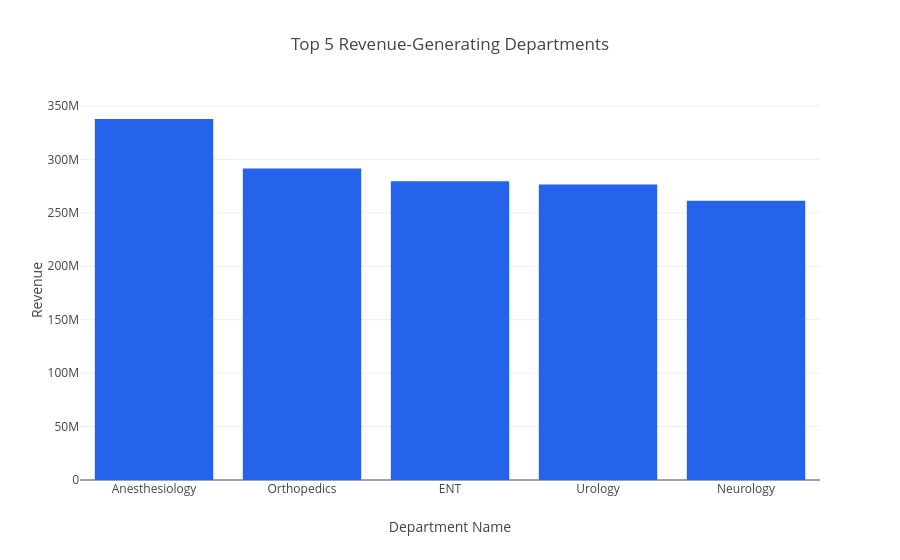

This figure's notebook cell:
### Code cell
# ── Render the chart ─────────────────────────────────────────────────────────
from dashboard.chart_renderer import render_chart

fig = render_chart(
    vars(interpreted.chart_spec),
    interpreted.raw_rows,
    interpreted.columns,
)

if fig:
    fig.show()

### Figure 1 — Plotly figure (JSON) as saved in the notebook; plotly's stock layout.template omitted (floating-point values rounded to 4 significant figures)
{"data": [{"hovertemplate": "department_name=%{x}<br>revenue=%{y}<extra></extra>", "legendgroup": "", "marker": {"color": "#2563eb", "pattern": {"shape": ""}}, "name": "", "orientation": "v", "showlegend": false, "textposition": "auto", "type": "bar", "x": ["Anesthesiology", "Orthopedics", "ENT", "Urology", "Neurology"], "xaxis": "x", "y": [337800000.0, 291400000.0, 279500000.0, 276500000.0, 261400000.0], "yaxis": "y"}], "layout": {"barmode": "relative", "legend": {"tracegroupgap": 0}, "paper_bgcolor": "rgba(0,0,0,0)", "plot_bgcolor": "rgba(0,0,0,0)", "title": {"text": "Top 5 Revenue-Generating Departments"}, "xaxis": {"anchor": "y", "domain": [0, 1], "title": {"text": "Department Name"}}, "yaxis": {"anchor": "x", "domain": [0, 1], "title": {"text": "Revenue"}}}}
